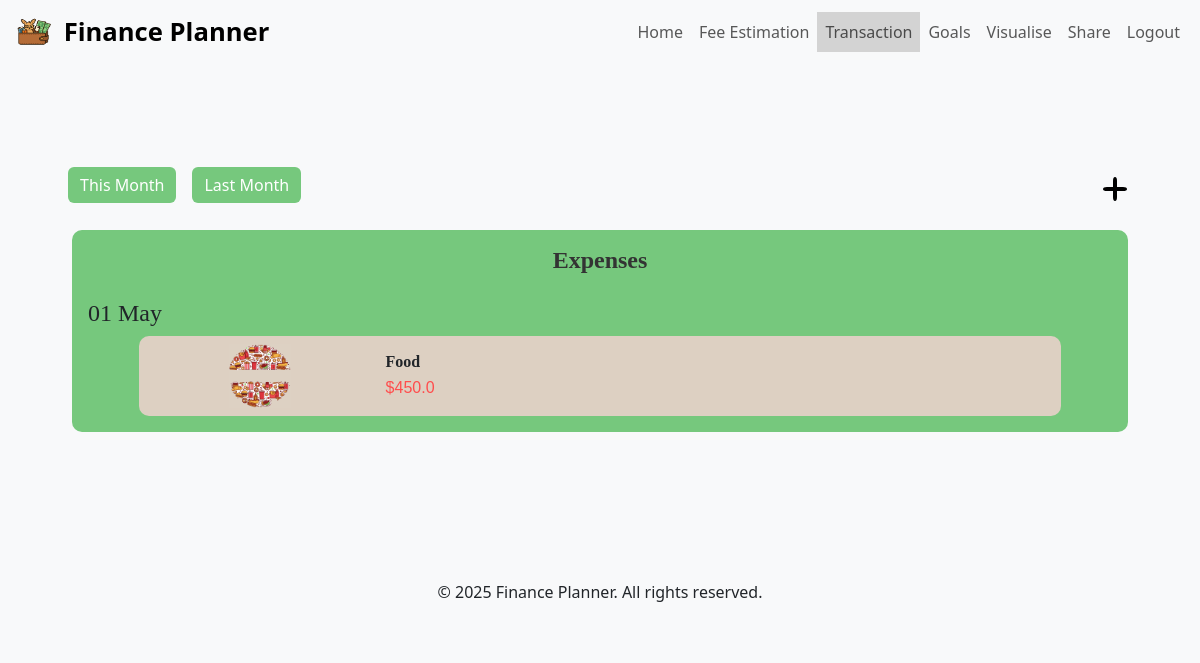
Screenshot of /transaction (signed in) with the database file from the repository.
### app/models/spending.py (models this page shows, shortened)
class Spending(db.Model):
    __tablename__ = "spendings"
    id = db.Column(db.Integer, primary_key=True)
    user_id = db.Column(db.Integer, db.ForeignKey("users.id"), nullable=False)
    amount = db.Column(db.Float, nullable=False)
    date = db.Column(db.DateTime, nullable=False)
    description = db.Column(db.String(200))
    category_id = db.Column(db.Integer, db.ForeignKey("categories.id"), nullable=False)

### app/models/categories.py (models this page shows, shortened)
class Category(db.Model):
    __tablename__ = "categories"
    id = db.Column(db.Integer, primary_key=True)
    category = db.Column(db.String(50), nullable=False, unique=True)
    budget_simple = db.Column(db.Float, nullable=False)
    budget_quality = db.Column(db.Float, nullable=False)
    budget_luxury = db.Column(db.Float, nullable=False)
    icon = db.Column(db.String(100), nullable=True)  # Optional image URL
    spendings = db.relationship("Spending", backref="category", lazy=True)

### app/routes/transaction.py (the view)
@bp.route("/transaction", methods=["GET", "POST"])
@login_required
def transaction():
    spendings = Spending.query.filter_by(user_id=current_user.id).order_by(Spending.date.desc()).all()
    incomes = Income.query.filter_by(user_id=current_user.id).order_by(Income.date.desc()).all()
    if request.method == "POST":
        period = request.form.get("period", "month")
        filtered_spendings = filter_transactions(spendings, period)
        filtered_incomes = filter_transactions(incomes, period)
        categorized_spendings = group_transactions_by_month(filtered_spendings)
        categorized_incomes = group_transactions_by_month(filtered_incomes)
    else:
        categorized_spendings = group_transactions_by_month(spendings)
        categorized_incomes = group_transactions_by_month(incomes)
    now = datetime.utcnow()
    current_year = now.year
    current_month = now.month
    month = request.args.get('month', type=int, default=current_month)
    year = request.args.get('year', type=int, default=current_year)
    start_date = datetime(year, month, 1)
    end_date = datetime(year, month, monthrange(year, month)[1])
    spendings = [
        transaction for sublist in categorized_spendings.values()
        for transaction in sublist
        if start_date <= transaction.date <= end_date
    ]
    incomes = [
        transaction for sublist in categorized_incomes.values()
        for transaction in sublist
        if start_date <= transaction.date <= end_date
    ]
    if current_month == 1:
        last_month = 12
        last_month_year = current_year - 1
    else:
        last_month = current_month - 1
        last_month_year = current_year
    unique_months_spendings = set((transaction.date.year, transaction.date.month) for sublist in categorized_spendings.values() for transaction in sublist)
    unique_months_incomes = set((transaction.date.year, transaction.date.month) for sublist in categorized_incomes.values() for transaction in sublist)
    unique_months = unique_months_spendings.union(unique_months_incomes)
    past_months = [{"month": m, "year": y} for y, m in sorted(unique_months, reverse=True)]
    past_months = [
        month for month in past_months
        if not (month["year"] == current_year and month["month"] == current_month) and
           not (month["year"] == last_month_year and month["month"] == last_month)
    ]
    show_dropdown = len(past_months) > 0
    return render_template('transaction.html',
                           spendings=spendings,
                           incomes=incomes,
                           past_months=past_months,
                           show_dropdown=show_dropdown,
                           current_month=current_month,
                           current_year=current_year,
                           last_month=last_month,
                           last_month_year=last_month_year)

### app/routes/transaction.py (called while the page is built)
def group_transactions_by_month(transactions):
    categorized = defaultdict(list)
    today = datetime.today()
    for transaction in transactions:
        transaction_date = transaction.date  # Use attribute access instead of dictionary-like access
        if transaction_date.month == today.month and transaction_date.year == today.year:
            categorized['This Month'].append(transaction)
        elif transaction_date.month == (today - timedelta(days=30)).month and transaction_date.year == (today - timedelta(days=30)).year:
            categorized['Last Month'].append(transaction)
        elif transaction_date > today:
            categorized['Future'].append(transaction)
        else:
            categorized[transaction_date.strftime('%m/%Y')].append(transaction)
    return categorized

### app/templates/transaction.html (shortened to what this page needs)
{% extends "base.html" %}
{% block content %}
<section>
    <div class="d-flex flex-wrap justify-content-between align-items-center my-3">
        <div class="d-flex flex-wrap">
            <button class="btn btn-primary mx-2 mb-2" style="background-color: #76c87d; border: none;" onclick="window.location.href='?month={{ current_month }}&year={{ current_year }}'">
                This Month
            </button>
            <button class="btn btn-secondary mx-2 mb-2" style="background-color: #76c87d; border: none;" onclick="window.location.href='?month={{ last_month }}&year={{ last_month_year }}'">
                Last Month
            </button>
        </div>
        <div class="dropdown">
            <button class="btn btn-light d-flex align-items-center justify-content-center"
                    type="button" id="dropdownMenuButton" data-bs-toggle="dropdown" aria-expanded="false"
                    style="border: none; background: none; padding: 5px; cursor: pointer;">
                <svg xmlns="http://www.w3.org/2000/svg" viewBox="0 0 100 100" width="40" height="40" fill="black">
                    <rect x="20" y="45" rx="10" ry="10" width="60" height="10" />
                    <rect x="45" y="20" rx="10" ry="10" width="10" height="60" />
                </svg>
            </button>
        </div>
    </div>
    {% if incomes or spendings %}
    <div class="container-fluid mb-4">
        {% if spendings %}
            <div style="background-color: #76c87d; border-radius: 10px; padding: 1rem;">
                <h2 class="text-center header_font">Expenses</h2>
                {% set ns = namespace(previous_date=None) %}
                {% for spending in spendings %}
                    {% if not ns.previous_date or spending.date.date() != ns.previous_date %}
                        <h3 class="mt-4 header_font">{{ spending.date.strftime("%d %B") }}</h3>
                        {% set ns.previous_date = spending.date.date() %}
                    {% endif %}
                    <div class="row justify-content-center align-items-center mx-auto mt-2"
                        style="background-color: #ddd0c2; width: 90%; border-radius: 10px; padding: 0.5rem;">
                        <div class="col-3 d-flex align-items-center justify-content-center" style="padding: 0;">
                            <img
                                src="{{ url_for('static', filename='image/icon/' + spending.category.icon ) }}"
                                alt="{{ spending.category.category | replace('_', ' ') | title}}"
                                style="max-height: 4rem;"
                            >
                        </div>
                        <div class="col-9 d-flex flex-column justify-content-center">
                            <h3 class="header_font mb-1 fs-6 smaller_font">
                                <strong>{{ spending.category.category | replace('_', ' ') | title }}</strong>
                            </h3>
                            <p class="text_font mb-0 fs-6 smaller_font cost">
                                ${{ spending.amount }}
                            </p>
                        </div>
                    </div>
                {% endfor %}
            </div>
        {% endif %}
    </div>
    {% else %}
    <p class="text-center text_font mt-3 fs-5">No transactions available for the selected month.</p>
    {% endif %}
</section>
{% endblock %}

### app/static/css/estimation.css (style rules this page uses)
h2 { font-weight: bold; color: #333; }

### app/static/css/style.css (style rules this page uses)
.header_font { font-family: Georgia, 'Times New Roman', Times, serif; font-size: 1.5rem; }
.text_font { font-family: Verdana, Geneva, Tahoma, sans-serif; font-size: 0.75rem; }
body { background-color: #f8f9fa; }
.cost { color: #ff4d4d; }

### rows the page displays
Spending: date "01 May", icon (picture), category.category "Food", amount "450.0"
